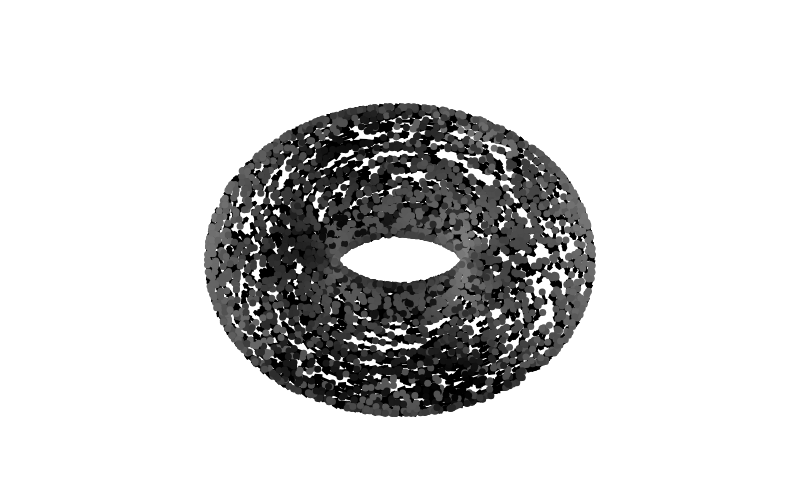

Notebook source saved alongside this figure:
### Code cell
plot_quiver_plain_3d(2*U1[:,0], 0.8, 0, DG_class)

### Figure 1 — Plotly figure (JSON) as saved in the notebook; plotly's stock layout.template omitted (floating-point values rounded to 4 significant figures; data arrays with more than 128 entries replaced by an {"elided": "..."} marker saying what was removed)
{"data": [{"line": {"width": 3}, "marker": {"color": "black"}, "mode": "lines", "type": "scatter", "x": {"elided": "21000 float values"}, "y": {"elided": "21000 float values"}}, {"marker": {"cmax": 0.03249, "cmin": 0.1107, "color": {"elided": "3000 float values"}, "colorscale": [[0, "gray"], [1, "black"]], "size": 7}, "mode": "markers", "type": "scatter", "x": {"elided": "3000 float values"}, "y": {"elided": "3000 float values"}}], "layout": {"height": 500, "hovermode": "closest", "paper_bgcolor": "rgba(0,0,0,0)", "plot_bgcolor": "rgba(0,0,0,0)", "showlegend": false, "width": 800, "xaxis": {"range": [-3.098, 3.098], "visible": false}, "yaxis": {"range": [-2.492, 2.491], "scaleanchor": "x", "scaleratio": 1, "visible": false}}}
